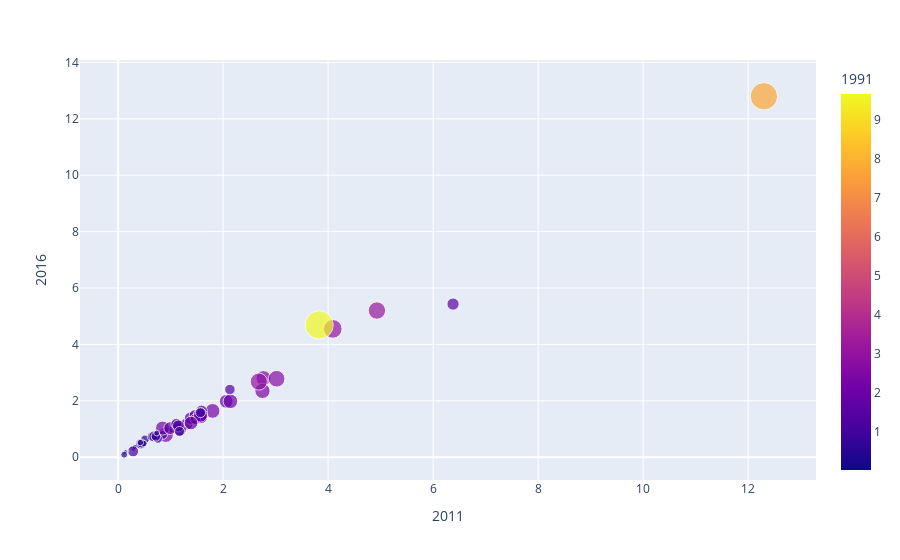

This figure's notebook cell:
### Code cell
fig = px.scatter(df, 
                x='2011', 
                y='2016', 
                size='1990', 
                color='1991',
                hover_data = ['country'])
fig.show()

### Figure 1 — Plotly figure (JSON) as saved in the notebook; plotly's stock layout.template omitted (floating-point values rounded to 4 significant figures)
{"data": [{"customdata": [["Algeria"], ["Argentina"], ["Australia"], ["Austria"], ["Azerbaijan"], ["Bangladesh"], ["Belarus"], ["Belgium"], ["Brazil"], ["Bulgaria"], ["Canada"], ["Chile"], ["China"], ["Colombia"], ["Czech Republic"], ["Denmark"], ["Ecuador"], ["Egypt"], ["Finland"], ["France"], ["Germany"], ["Greece"], ["Hungary"], ["India"], ["Indonesia"], ["Iran"], ["Ireland"], ["Israel"], ["Italy"], ["Japan"], ["Kazakhstan"], ["Kuwait"], ["Lithuania"], ["Malaysia"], ["Mexico"], ["Netherlands"], ["New Zealand"], ["Norway"], ["Pakistan"], ["Peru"], ["Philippines"], ["Poland"], ["Portugal"], ["Qatar"], ["Romania"], ["Russia"], ["Saudi Arabia"], ["Singapore"], ["Slovak Republic"], ["South Africa"], ["South Korea"], ["Spain"], ["Sweden"], ["Switzerland"], ["Thailand"], ["Trinidad and Tobago"], ["Turkey"], ["Turkmenistan"], ["Ukraine"], ["United Arab Emirates"], ["United Kingdom"], ["United States"], ["Uzbekistan"], ["Venezuela"], ["Vietnam"]], "hovertemplate": "2011=%{x}<br>2016=%{y}<br>1990=%{marker.size}<br>country=%{customdata[0]}<br>1991=%{marker.color}<extra></extra>", "legendgroup": "", "marker": {"color": [0.342, 0.609, 1.87, 1.5, 1.12, 0.0158, 2.35, 2.56, 0.437, 0.497, 2.68, 0.547, 0.102, 0.274, 0.686, 1.78, 0.453, 0.398, 2.23, 1.65, 1.67, 1.44, 0.773, 0.0663, 0.182, 0.967, 1.36, 1.96, 1.62, 2, 1.31, 1.71, 2.23, 0.734, 0.85, 2.37, 1.33, 2.01, 0.102, 0.241, 0.175, 0.392, 1.23, 3.02, 0.664, 1.66, 3.17, 7.67, 0.82, 0.435, 1.38, 1.19, 1.9, 1.92, 0.375, 0.96, 0.408, 1.36, 1.13, 9.67, 1.44, 2.96, 0.509, 0.958, 0.0402], "coloraxis": "coloraxis", "size": [0.353, 0.602, 1.95, 1.41, 1.18, 0.0175, 2.44, 2.38, 0.438, 0.768, 2.88, 0.498, 0.0963, 0.272, 0.817, 1.76, 0.409, 0.414, 2.26, 1.57, 1.61, 1.43, 0.894, 0.0666, 0.175, 0.923, 1.24, 1.97, 1.64, 1.98, 1.3, 1.56, 2.03, 0.7, 0.832, 2.42, 1.4, 2.2, 0.0993, 0.266, 0.185, 0.417, 1.17, 3.6, 0.796, 1.71, 3.14, 7.74, 0.939, 0.442, 1.15, 1.18, 2.03, 1.91, 0.354, 1.04, 0.425, 1.25, 1.24, 8.27, 1.45, 3.05, 0.494, 1.04, 0.0421], "sizemode": "area", "sizeref": 0.02067, "symbol": "circle"}, "mode": "markers", "name": "", "showlegend": false, "type": "scatter", "x": [0.43, 0.679, 2.06, 1.5, 0.436, 0.033, 0.908, 2.77, 0.664, 0.514, 3.02, 1.02, 0.34, 0.275, 0.855, 1.48, 0.694, 0.392, 1.8, 1.31, 1.38, 1.49, 0.644, 0.131, 0.297, 1.12, 1.46, 1.56, 1.18, 1.58, 0.693, 6.38, 0.847, 1.1, 0.758, 2.75, 1.59, 2.14, 0.119, 0.318, 0.145, 0.695, 1.14, 4.09, 0.449, 0.993, 4.93, 12.3, 0.719, 0.492, 2.13, 1.47, 1.57, 1.39, 0.736, 1.57, 0.424, 1.11, 0.287, 3.83, 1.15, 2.68, 0.117, 1.17, 0.189], "xaxis": "x", "y": [0.465, 0.728, 1.98, 1.45, 0.474, 0.0404, 0.795, 2.8, 0.669, 0.633, 2.78, 0.991, 0.412, 0.327, 0.792, 1.41, 0.674, 0.425, 1.64, 1.18, 1.38, 1.37, 0.728, 0.161, 0.278, 1.04, 1.49, 1.42, 0.978, 1.44, 0.734, 5.43, 1.03, 1.16, 0.65, 2.35, 1.64, 1.98, 0.142, 0.36, 0.193, 0.712, 1.08, 4.55, 0.48, 1.03, 5.2, 12.8, 0.735, 0.481, 2.4, 1.35, 1.49, 1.21, 0.856, 1.58, 0.518, 1.18, 0.205, 4.69, 1.11, 2.68, 0.0876, 0.909, 0.212], "yaxis": "y"}], "layout": {"coloraxis": {"colorbar": {"title": {"text": "1991"}}, "colorscale": [[0, "#0d0887"], [0.1111, "#46039f"], [0.2222, "#7201a8"], [0.3333, "#9c179e"], [0.4444, "#bd3786"], [0.5556, "#d8576b"], [0.6667, "#ed7953"], [0.7778, "#fb9f3a"], [0.8889, "#fdca26"], [1, "#f0f921"]]}, "legend": {"itemsizing": "constant", "tracegroupgap": 0}, "margin": {"t": 60}, "xaxis": {"anchor": "y", "domain": [0, 1], "title": {"text": "2011"}}, "yaxis": {"anchor": "x", "domain": [0, 1], "title": {"text": "2016"}}}}
